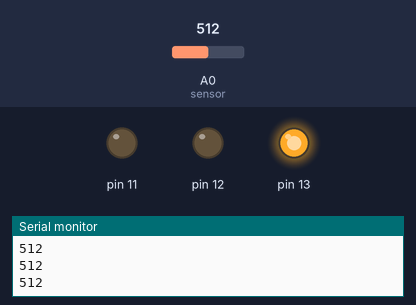
Recording of a sketch running on a simulated Arduino Uno, built with avr-gcc and run on an emulated ATmega328P. Shown: output pins drawn as LEDs (lit = HIGH), the last lines printed to the serial monitor. The test bench sets the inputs (shaded band); at power-on: A0 (sensor) = 512.

Above: at 1.2 s.
1.3 s: A0 (sensor) set to 490
At 2.4 s:
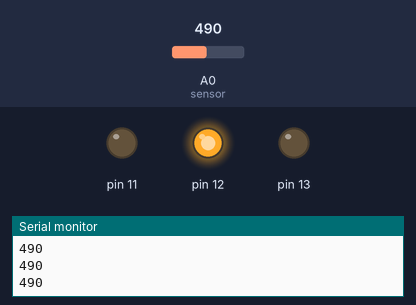
2.8 s: A0 (sensor) set to 122
At 3.7 s:
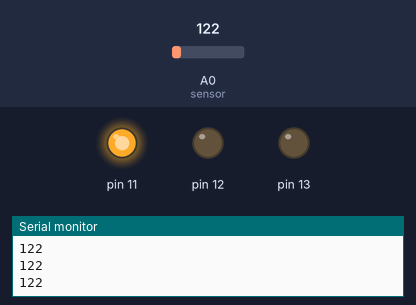
4.3 s: A0 (sensor) set to 140
At 5.1 s:
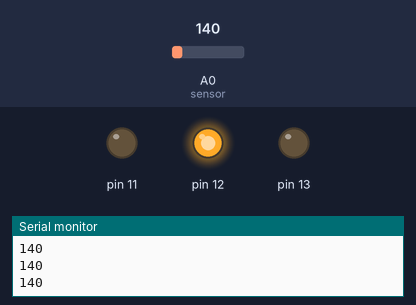
5.8 s: A0 (sensor) set to 120
At 6.4 s:
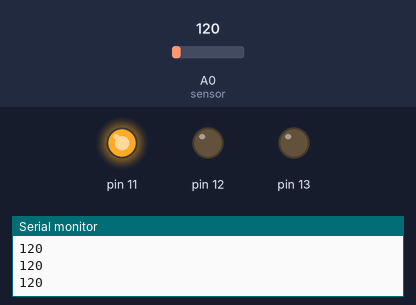
Timing chart, 0 to 8.3 s (numbered marks = the images above; inputs shaded):
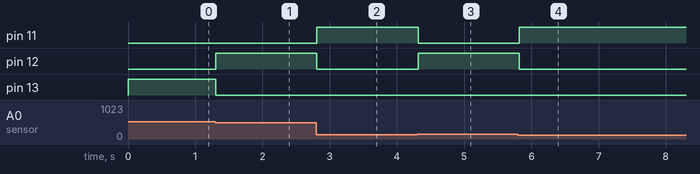

The sketch:

Teste_Condutividade_De_Agua.ino
```cpp
const int sensor = 0; // Analog pin 0
const int MOISTURE_LEVEL = 500; // the value after the LED goes ON

void setup() {
    pinMode(13, OUTPUT);
    pinMode(12, OUTPUT);
    pinMode(11, OUTPUT);
    Serial.begin(9600);
}

void VermelhoLedState(int vermelhostate) {
    digitalWrite(13, vermelhostate);
}
void AmareloLedState(int amarelostate) {
    digitalWrite(12, amarelostate);
}
 void VerdeLedState(int verdestate) {
    digitalWrite(11, verdestate);
}


void loop() {
  int moisture = analogRead(sensor);

   moisture = map(moisture, 0, 1000, 0, 1000);

    Serial.println(moisture);

    if(moisture > MOISTURE_LEVEL) {
             VermelhoLedState(HIGH);
    }
    else {
              VermelhoLedState(LOW);
         }
    if(moisture < 500  && moisture > 130){

              AmareloLedState(HIGH);
    }else{
              AmareloLedState (LOW);
      } if(moisture < 130 ){
              VerdeLedState(HIGH);
    }else{
                 VerdeLedState(LOW);
    }
    delay(100);
}
```

Measured:
- after the input at 1.3 s, pin 12: LOW → HIGH at once; pin 13: HIGH → LOW at once
- after the input at 2.8 s, pin 11: LOW → HIGH at once; pin 12: HIGH → LOW at once
- after the input at 4.3 s, pin 11: HIGH → LOW at once; pin 12: LOW → HIGH at once
- after the input at 5.8 s, pin 11: LOW → HIGH at once; pin 12: HIGH → LOW at once
